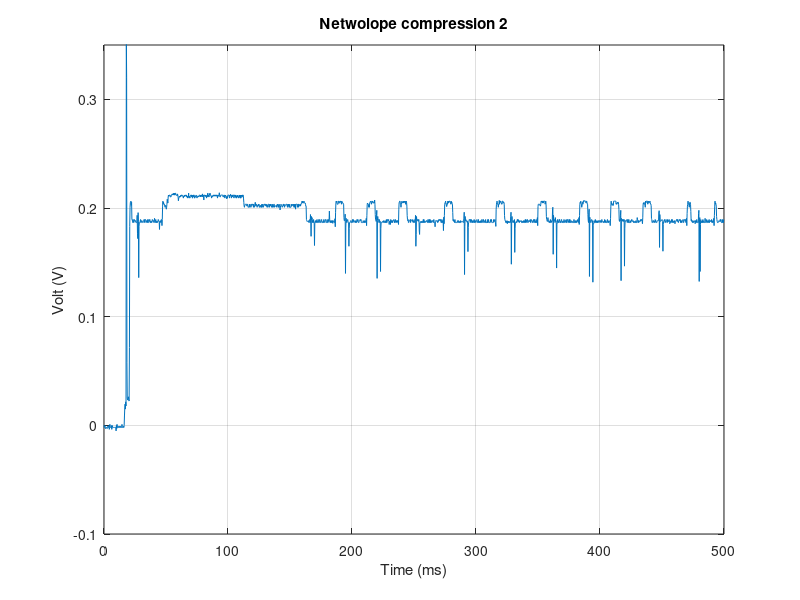
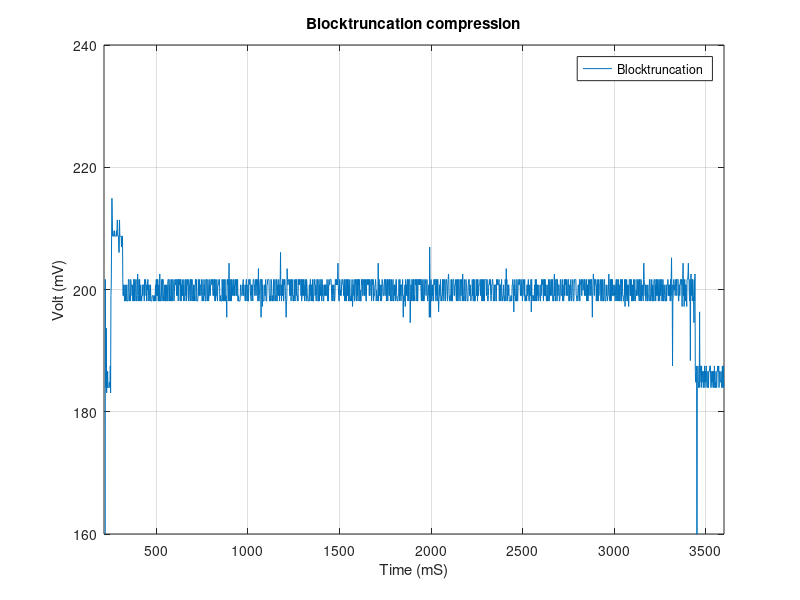
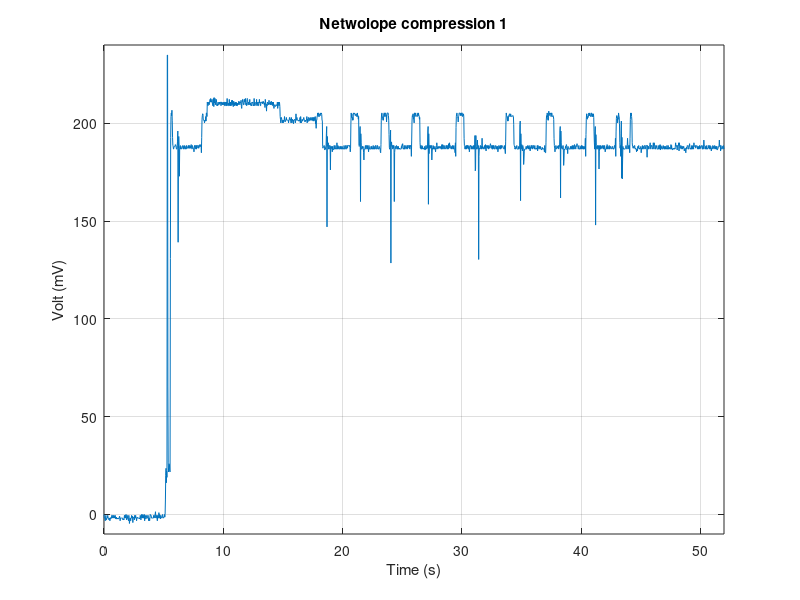
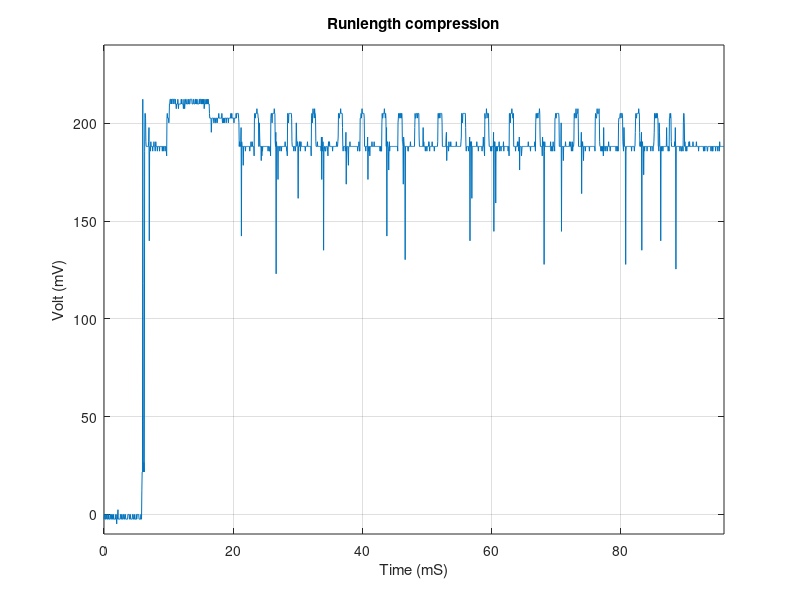

These charts were generated, in order, by the following MATLAB code: (Note: this script raises an error after producing the figures.)
% Plot data from experiment

%%%%% ============= THE FOLLOWING FILE INCLUDE ===========================
% 1) plot all compressions in a plot by it self
% 2) plot all together
% 3) Power calculations
% 4) Plot read from flash / preparing data 
%% ====== PLOT ALL COMPRESSION IN A PLOT BY IT SELF =====================

%%% figure 1 Netwolope 2. %%%%%%%%%%%%%%%%%%%%%%%
%       10 package sent 
%       ratio 1.6 
%%% figure 2 Netwolope 1) %%%%%%%%%%%%%%%%%%%%%%%
%       8 packages 
%       ratio 2.0
%%% figure 3 blocktruncation %%%%%%%%%%%%%%%%%%%%%%%
%       4 packages 
%       ratio 4.0
%%% figure 4 runlength algorithm %%%%%%%%%%%%%%%%%%% 
%       21 packages 
%       ratio 0.77
% the first package is smaller because its file begin. 
clear all; clc; close all;
netwolope2_32x32 = csvread('netwolope_compression2_32x32.csv',2,0);
netwolope1_32x32 = csvread('netwolope-1-32x32-harry.csv',2,0);
blocktruncation_32x32 = csvread('blocktruncation_32x32_scope_35.csv',2,0);
runlength_32x32 = csvread('runlength_32x32_scope_41.csv',2,0);
nocompression_32x32 = csvread('nocompression_32x32_scope_44.csv',2,0);
netwolope2_64x64 = csvread('netwolope_64x64_scope_48.csv',2,0);
%%% voltage across the Mote Umote(t) is given by:
Ubattery = 3; %[V]
%%% convert the measurements to mS and mV and set to zero.
netwolope2_32x32(:,1) = netwolope2_32x32(:,1)*1000; %mS
netwolope2_32x32(:,2) = netwolope2_32x32(:,2); %V
netwolope2_32x32(:,1)=netwolope2_32x32(:,1)-netwolope2_32x32(1,1); % to set 1 to zero
netwolope1_32x32(:,1) = netwolope1_32x32(:,1)*100; % to mS
netwolope1_32x32(:,2) = netwolope1_32x32(:,2)*1000;% to mV
netwolope1_32x32(:,1)=netwolope1_32x32(:,1)-netwolope1_32x32(1,1); % to set 1 to zero
blocktruncation_32x32(:,1) = blocktruncation_32x32(:,1)*1000; % mS
blocktruncation_32x32(:,2) = blocktruncation_32x32(:,2)*1000; %mV
blocktruncation_32x32(:,1)=blocktruncation_32x32(:,1)-blocktruncation_32x32(1,1); % to set 1 to zero
runlength_32x32(:,1) = runlength_32x32(:,1)*100; %[mS]
runlength_32x32(:,2) = runlength_32x32(:,2)*1000;%[mV]
runlength_32x32(:,1)=runlength_32x32(:,1)-runlength_32x32(1,1); % to set 1 to zero
nocompression_32x32(:,1) = nocompression_32x32(:,1)*100;  %[mS]
nocompression_32x32(:,2) = nocompression_32x32(:,2)*1000; %[mV]
nocompression_32x32(:,1)=nocompression_32x32(:,1)-nocompression_32x32(1,1); % to set 1 to zero
netwolope2_64x64(:,1) = netwolope2_64x64(:,1)*100; %mS
netwolope2_64x64(:,2) = netwolope2_64x64(:,2)*1000; %mV
netwolope2_64x64(:,1)=netwolope2_64x64(:,1)-netwolope2_64x64(1,1); % to set 1 to zero

%%% figure 1 Netwolope 2. %%%%%%%%%%%%%%%%%%%%%%%
% 10 package sent 
% ratio 1.6 
% Raw data without ending of file
fig = figure(1)
plot(netwolope2_32x32(:,1),netwolope2_32x32(:,2)); grid
ylim([-0.1 0.35])
%xlim([netwolope2_32x32 netwolope2_32x32(end,1)])
title('Netwolope compression 2')
xlabel('Time (ms)')
ylabel('Volt (V)')
print(fig,'netwolope_compression2_32x32','-dpng')
grid

%%% figure 2 Netwolope 1) %%%%%%%%%%%%%%%%%%%%%%%
% 8 packages 
% ratio 2.0
% Raw data without ending of file (2 ratio)
fig = figure(2)
plot(netwolope1_32x32(:,1),netwolope1_32x32(:,2))
grid
xlim([netwolope1_32x32(1,1) netwolope1_32x32(end,1)])
ylim([-10 240])
%xlim([netwolope2_32x32 netwolope2_32x32(end,1)])
title('Netwolope compression 1')
xlabel('Time (s)')
ylabel('Volt (mV)')
%print(fig,'netwolope_compression1_32x32','-dpng')
%grid


%%% figure 3 blocktruncation %%%%%%%%%%%%%%%%%%%%%%%
% blocktruncation 
% 4 packages 
% ratio 4.0
fig = figure(3)
plot(blocktruncation_32x32(:,1),blocktruncation_32x32(:,2))
grid
xlim([blocktruncation_32x32(121,1) blocktruncation_32x32(end,1)])
ylim([160 240])
%xlim([blocktruncation_32x32 blocktruncation_32x32(end,1)])
title('Blocktruncation compression')
legend('Blocktruncation')
xlabel('Time (mS)')
ylabel('Volt (mV)')
print(fig,'blocktruncation_32x32','-dpng')
grid

%%% figure 4 runlength algorithm %%%%%%%%%%%%%%%%%%% 
% 21 packages 
% ratio 0.77
fig = figure(4)
plot(runlength_32x32(:,1),runlength_32x32(:,2))
grid
xlim([0 runlength_32x32(end,1)])
ylim([-10 240])
%xlim([runlength_32x32 runlength_32x32(end,1)])
title('Runlength compression')
xlabel('Time (mS)')
ylabel('Volt (mV)')
%print(fig,'runlength_32x32','-dpng')
%grid

%%% figure 5 no compression algorithm      %%%%%%%%%%%%%%%%%%%
% 16 packages (ratio 1.0)
% Theres no differences between compression and nocompression 
% (the start of the plot). 
% the figure shows 37.5ms and 202.5mV to no compression
% we made a mistake to start the radio at the very beginning. 14mV.
fig = figure(5)
plot(nocompression_32x32(:,1),nocompression_32x32(:,2))
grid
xlim([0 nocompression_32x32(end,1)])
ylim([-10 220])
%xlim([runlength_32x32 runlength_32x32(end,1)])
title('Nocompression')
xlabel('Time (mS)')
ylabel('Volt (mV)')
%print(fig,'runlength_32x32','-dpng')
%grid


%%% figure 6 netwolope 2 64x64
% 40 packages
% ratio 1.6

fig = figure(6)
plot(netwolope2_64x64(:,1),netwolope2_64x64(:,2))
grid
xlim([0 netwolope2_64x64(end,1)])
ylim([-10 220])
%xlim([runlength_32x32 runlength_32x32(end,1)])
title('Netwolope 2 64x64')
xlabel('Time (mS)')
ylabel('Volt (mV)')
%print(fig,'runlength_32x32','-dpng')
%grid

%% ================ plot all together ====================================
%clear all; clc; close all;
netwolope2_32x32 = csvread('netwolope_compression2_32x32.csv',2,0);
netwolope1_32x32 = csvread('netwolope-1-32x32-harry.csv',2,0);
blocktruncation_32x32 = csvread('blocktruncation_32x32_scope_35.csv',2,0);
runlength_32x32 = csvread('runlength_32x32_scope_41.csv',2,0);
nocompression_32x32 = csvread('nocompression_32x32_scope_44.csv',2,0);
netwolope2_64x64 = csvread('netwolope_64x64_scope_48.csv',2,0);

%normalize data to 0.
nocompression_32x32(:,1) = nocompression_32x32(:,1);
netwolope2_32x32(:,1) = netwolope2_32x32(:,1); %netwolope 1
runlength_32x32(:,1) = runlength_32x32(:,1); %netwolope2

fig = figure(7)
plot(nocompression_32x32(:,1),nocompression_32x32(:,2))
hold on
plot(netwolope1_32x32(:,1),netwolope1_32x32(:,2))
hold on
plot(netwolope2_32x32(:,1),netwolope2_32x32(:,2))
hold on
plot(runlength_32x32(:,1),runlength_32x32(:,2))
hold on
plot(blocktruncation_32x32(1:600,1),blocktruncation_32x32(1:600,2))
hold off
xlim([-0.01584 0.9])
legend('No compression','Netwolope 1','Netwolope 2','Run length','Blocktruncation')
grid

%% ================== Power calculations =================================
% some math from blackboard https://blackboard.au.dk/bbcswebdav/pid-1730277-dt-content-rid-3806357_1/courses/BB-Cou-UUVA-72424/Lecture%205B%20-%20Lab%20exercise%20-%20Energy%20%26%20Power%20consumption%281%29.pdf
% Ushunt = Rshunt * ishunt; [V = Ohm*A]
% Imote = Ishunt = Ushunt/Rshunt
% where Rshunt is the value of the shunt resister [10Ohm]
% The voltage across the Mote Umote(t) is given by:
% Umote(t) = Ubattery(t) - Ushunt(t) [V]
% Where Ubattery(t) is the battery voltage of the 2xAA batteries in series.
% The power consumption by the Mote at any time t is then:
% Pmote(t) = Umote(t)*Imote(t) = (Ubattery(t)-Ushunt(t))*Ushunt(t)

netwolope2_32x32 = csvread('netwolope_compression2_32x32.csv',2,0);
netwolope1_32x32 = csvread('netwolope-1-32x32-harry.csv',2,0);
blocktruncation_32x32 = csvread('blocktruncation_32x32_scope_35.csv',2,0);
runlength_32x32 = csvread('runlength_32x32_scope_41.csv',2,0);
nocompression_32x32 = csvread('nocompression_32x32_scope_44.csv',2,0);
netwolope2_64x64 = csvread('netwolope_64x64_scope_48.csv',2,0);

nocompression_32x32(:,1)=nocompression_32x32(:,1)-nocompression_32x32(1,1); % to set 1 to zero
nocompression_32x32(nocompression_32x32 < 0 ) = 0;
netwolope1_32x32(:,1)=netwolope1_32x32(:,1)-netwolope1_32x32(1,1); % to set 1 to zero
netwolope1_32x32(netwolope1_32x32 < 0 ) = 0;
netwolope2_32x32(:,1)=netwolope2_32x32(:,1)-netwolope2_32x32(1,1); % to set 1 to zero
netwolope2_32x32(netwolope2_32x32 < 0 ) = 0;
runlength_32x32(:,1)=runlength_32x32(:,1)-runlength_32x32(1,1); % to set 1 to zero
runlength_32x32(runlength_32x32 < 0 ) = 0;
blocktruncation_32x32(:,1)=blocktruncation_32x32(:,1)-blocktruncation_32x32(1,1); % to set 1 to zero
blocktruncation_32x32(blocktruncation_32x32 < 0 ) = 0;
Ubattery = 3;   %[V] 2x AA battery in series.
Rshunt = 10;    %[0hms]

% NO COMPRESSION
measurements = [nocompression_32x32(80:end,1)-nocompression_32x32(80,1) nocompression_32x32(80:end,2)]; 
UshuntNoCompression = measurements(:,2);
IshuntNoCompression = UshuntNoCompression/Rshunt;   %[A]
UMoteNoCompression = Ubattery-UshuntNoCompression;  %[V]
PmoteNoCompression = UMoteNoCompression.*IshuntNoCompression; %[Watt]
% convert to milli watt and seconds
PmoteNoCompression = PmoteNoCompression;
measurements(:,1) = measurements(:,1);
areal = powerintegral(measurements(:,1),PmoteNoCompression);

figure;
plot(measurements(:,1),areal)
hold on

%%% netwolope1
measurements = [netwolope1_32x32(198:end,1)-netwolope1_32x32(198,1) netwolope1_32x32(198:end,2)]; 
UshuntNoCompression = measurements(:,2);
IshuntNoCompression = UshuntNoCompression/Rshunt;   %[A]
UMoteNoCompression = Ubattery-UshuntNoCompression;  %[V]
PmoteNoCompression = UMoteNoCompression.*IshuntNoCompression; %[Watt]
% convert to milli watt and seconds
PmoteNoCompression = PmoteNoCompression;
measurements(:,1) = measurements(:,1);
areal = powerintegral(measurements(:,1),PmoteNoCompression);

plot(measurements(:,1),areal)
hold on

%%% netwolope2
measurements = [netwolope2_32x32(67:end,1)-netwolope2_32x32(67,1) netwolope2_32x32(67:end,2)]; 
UshuntNoCompression = measurements(:,2);
IshuntNoCompression = UshuntNoCompression/Rshunt;   %[A]
UMoteNoCompression = Ubattery-UshuntNoCompression;  %[V]
PmoteNoCompression = UMoteNoCompression.*IshuntNoCompression; %[Watt]
% convert to milli watt and seconds
PmoteNoCompression = PmoteNoCompression;
measurements(:,1) = measurements(:,1);
areal = powerintegral(measurements(:,1),PmoteNoCompression);

plot(measurements(:,1),areal)
hold on

%%% runlength
measurements = [runlength_32x32(123:end,1)-runlength_32x32(123,1) runlength_32x32(123:end,2)] ; 
UshuntNoCompression = measurements(:,2);
IshuntNoCompression = UshuntNoCompression/Rshunt;   %[A]
UMoteNoCompression = Ubattery-UshuntNoCompression;  %[V]
PmoteNoCompression = UMoteNoCompression.*IshuntNoCompression; %[Watt]
% convert to milli watt and seconds
PmoteNoCompression = PmoteNoCompression;
measurements(:,1) = measurements(:,1);
areal = powerintegral(measurements(:,1),PmoteNoCompression);

plot(measurements(:,1),areal)
hold on
%%% blocktruncation
measurements = [blocktruncation_32x32(122:end,1)-blocktruncation_32x32(122,1),blocktruncation_32x32(122:end,2)]; 
UshuntNoCompression = measurements(:,2);
IshuntNoCompression = UshuntNoCompression/Rshunt;   %[A]
UMoteNoCompression = Ubattery-UshuntNoCompression;  %[V]
PmoteNoCompression = UMoteNoCompression.*IshuntNoCompression; %[Watt]
areal = powerintegral(measurements(:,1),PmoteNoCompression);

plot(measurements(:,1),areal)
hold on

xlabel('Time (S)')
ylabel('Energy (Joules)')
xlim([0 3.5])
title('Energy consumed by the Mote at any time t')
legend('No Compression','Netwolope1','Netwolope2','Runlength','Blocktruncation')
print('energy_consumed_by_all_motes','-dpng')
grid

%% =========== Plot read from flash / preparing data ======================
% plot all together
clear all; clc; close all;
netwolope2_32x32 = csvread('netwolope_compression2_32x32.csv',2,0);
netwolope1_32x32 = csvread('netwolope-1-32x32-harry.csv',2,0);
blocktruncation_32x32 = csvread('blocktruncation_32x32_scope_35.csv',2,0);
runlength_32x32 = csvread('runlength_32x32_scope_41.csv',2,0);
nocompression_32x32 = csvread('nocompression_32x32_scope_44.csv',2,0);
netwolope2_64x64 = csvread('netwolope_64x64_scope_48.csv',2,0);

%normalize data to 0.
nocompression_32x32(:,1) = nocompression_32x32(:,1);
netwolope2_32x32(:,1) = netwolope2_32x32(:,1); %netwolope 1
runlength_32x32(:,1) = runlength_32x32(:,1); %netwolope2

fig = figure(7)
plot(nocompression_32x32(160:431,1),nocompression_32x32(160:431,2)-0.00114)
hold on
plot(netwolope1_32x32(315:684,1),netwolope1_32x32(315:684,2))
hold on
plot(netwolope2_32x32(189:635,1),netwolope2_32x32(189:635,2))
hold on
plot(runlength_32x32(201:426,1)-0.00805,runlength_32x32(201:426,2))
hold on
plot(blocktruncation_32x32(141:202,1)-0.00309,blocktruncation_32x32(141:202,2)+0.00204)
hold off
xlim([0.0284 0.1403])
xlabel('Time (S)')
ylabel('Volt (V)')
%xlim([0 3596])
title('Read from flash / preparing data')
legend('No Compression','Netwolope1','Netwolope2','Runlength','Blocktruncation')
%legend('No compression','Netwolope 1','Netwolope 2','Run length')
grid